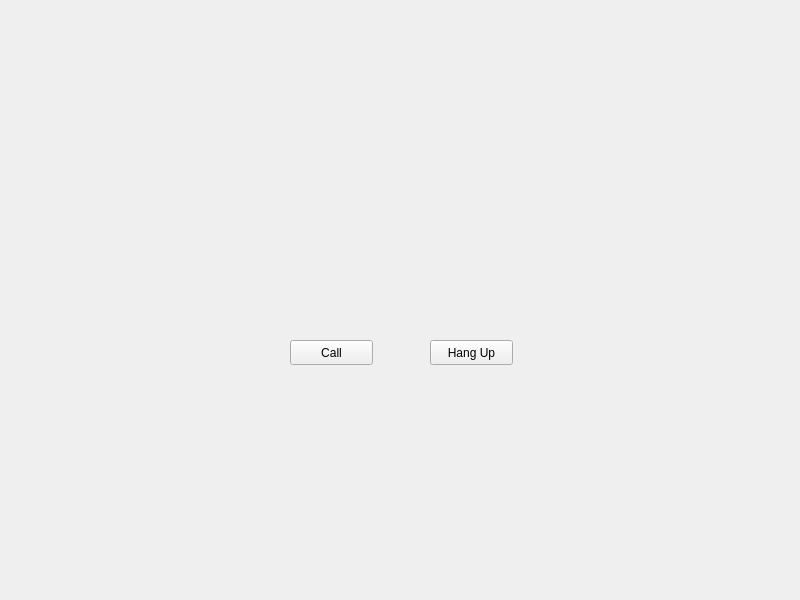
<?xml version="1.0" encoding="UTF-8"?>
<ui version="4.0">
 <class>CallWidget</class>
 <widget class="QWidget" name="CallWidget">
  <property name="geometry">
   <rect>
    <x>0</x>
    <y>0</y>
    <width>800</width>
    <height>600</height>
   </rect>
  </property>
  <property name="windowTitle">
   <string>CallWidget</string>
  </property>
  <widget class="QPushButton" name="pushButton">
   <property name="geometry">
    <rect>
     <x>290</x>
     <y>340</y>
     <width>83</width>
     <height>25</height>
    </rect>
   </property>
   <property name="text">
    <string>Call</string>
   </property>
  </widget>
  <widget class="QPushButton" name="pushButton_2">
   <property name="geometry">
    <rect>
     <x>430</x>
     <y>340</y>
     <width>83</width>
     <height>25</height>
    </rect>
   </property>
   <property name="text">
    <string>Hang Up</string>
   </property>
  </widget>
 </widget>
 <resources/>
 <connections/>
</ui>
